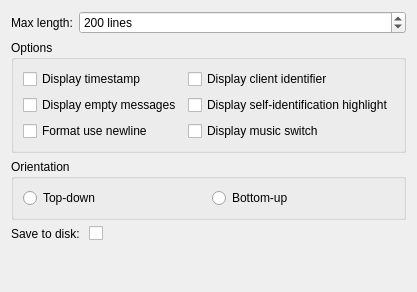
     <widget class="QWidget" name="tab_8">
      <attribute name="title">
       <string>Log</string>
      </attribute>
      <layout class="QVBoxLayout" name="verticalLayout_2">
       <item>
        <layout class="QFormLayout" name="formLayout_4">
         <item row="0" column="0">
          <widget class="QLabel" name="log_length_label">
           <property name="text">
            <string>Max length:</string>
           </property>
          </widget>
         </item>
         <item row="0" column="1">
          <widget class="QSpinBox" name="log_length">
           <property name="suffix">
            <string> lines</string>
           </property>
           <property name="minimum">
            <number>1</number>
           </property>
           <property name="maximum">
            <number>10000</number>
           </property>
           <property name="value">
            <number>200</number>
           </property>
          </widget>
         </item>
        </layout>
       </item>
       <item>
        <widget class="QGroupBox" name="groupBox">
         <property name="title">
          <string>Options</string>
         </property>
         <layout class="QGridLayout" name="gridLayout">
          <item row="0" column="0">
           <widget class="QCheckBox" name="log_display_timestamp">
            <property name="sizePolicy">
             <sizepolicy hsizetype="Minimum" vsizetype="Minimum">
              <horstretch>0</horstretch>
              <verstretch>0</verstretch>
             </sizepolicy>
            </property>
            <property name="text">
             <string>Display timestamp</string>
            </property>
           </widget>
          </item>
          <item row="0" column="1">
           <widget class="QCheckBox" name="log_display_client_id">
            <property name="toolTip">
             <string>A client identifier allows you to identify users with identical names.</string>
            </property>
            <property name="text">
             <string>Display client identifier</string>
            </property>
           </widget>
          </item>
          <item row="2" column="0">
           <widget class="QCheckBox" name="log_display_empty_messages">
            <property name="sizePolicy">
             <sizepolicy hsizetype="Minimum" vsizetype="Minimum">
              <horstretch>0</horstretch>
              <verstretch>0</verstretch>
             </sizepolicy>
            </property>
            <property name="text">
             <string>Display empty messages</string>
            </property>
           </widget>
          </item>
          <item row="3" column="0">
           <widget class="QCheckBox" name="log_format_use_newline">
            <property name="sizePolicy">
             <sizepolicy hsizetype="Minimum" vsizetype="Minimum">
              <horstretch>0</horstretch>
              <verstretch>0</verstretch>
             </sizepolicy>
            </property>
            <property name="toolTip">
             <string>&lt;html&gt;&lt;head/&gt;&lt;body&gt;&lt;p&gt;Extra newlines are added between the name and message.&lt;/p&gt;&lt;/body&gt;&lt;/html&gt;</string>
            </property>
            <property name="text">
             <string>Format use newline</string>
            </property>
           </widget>
          </item>
          <item row="3" column="1">
           <widget class="QCheckBox" name="log_display_music_switch">
            <property name="sizePolicy">
             <sizepolicy hsizetype="Minimum" vsizetype="Minimum">
              <horstretch>0</horstretch>
              <verstretch>0</verstretch>
             </sizepolicy>
            </property>
            <property name="text">
             <string>Display music switch</string>
            </property>
           </widget>
          </item>
          <item row="2" column="1">
           <widget class="QCheckBox" name="log_display_self_highlight">
            <property name="text">
             <string>Display self-identification highlight</string>
            </property>
           </widget>
          </item>
         </layout>
        </widget>
       </item>
       <item>
        <widget class="QGroupBox" name="log_orientation">
         <property name="sizePolicy">
          <sizepolicy hsizetype="Expanding" vsizetype="Minimum">
           <horstretch>0</horstretch>
           <verstretch>0</verstretch>
          </sizepolicy>
         </property>
         <property name="title">
          <string>Orientation</string>
         </property>
         <layout class="QGridLayout" name="gridLayout_3">
          <item row="0" column="0">
           <widget class="QRadioButton" name="log_orientation_top_down">
            <property name="text">
             <string>Top-down</string>
            </property>
           </widget>
          </item>
          <item row="0" column="1">
           <widget class="QRadioButton" name="log_orientation_bottom_up">
            <property name="text">
             <string>Bottom-up</string>
            </property>
           </widget>
          </item>
         </layout>
        </widget>
       </item>
       <item>
        <layout class="QFormLayout" name="formLayout_5">
         <item row="0" column="0">
          <widget class="QLabel" name="log_recording_label">
           <property name="text">
            <string>Save to disk: </string>
           </property>
          </widget>
         </item>
         <item row="0" column="1">
          <widget class="QCheckBox" name="log_recording">
           <property name="sizePolicy">
            <sizepolicy hsizetype="Minimum" vsizetype="Minimum">
             <horstretch>0</horstretch>
             <verstretch>0</verstretch>
            </sizepolicy>
           </property>
           <property name="text">
            <string/>
           </property>
          </widget>
         </item>
        </layout>
       </item>
       <item>
        <spacer name="spacer">
         <property name="orientation">
          <enum>Qt::Vertical</enum>
         </property>
         <property name="sizeHint" stdset="0">
          <size>
           <width>20</width>
           <height>40</height>
          </size>
         </property>
        </spacer>
       </item>
      </layout>
     </widget>
